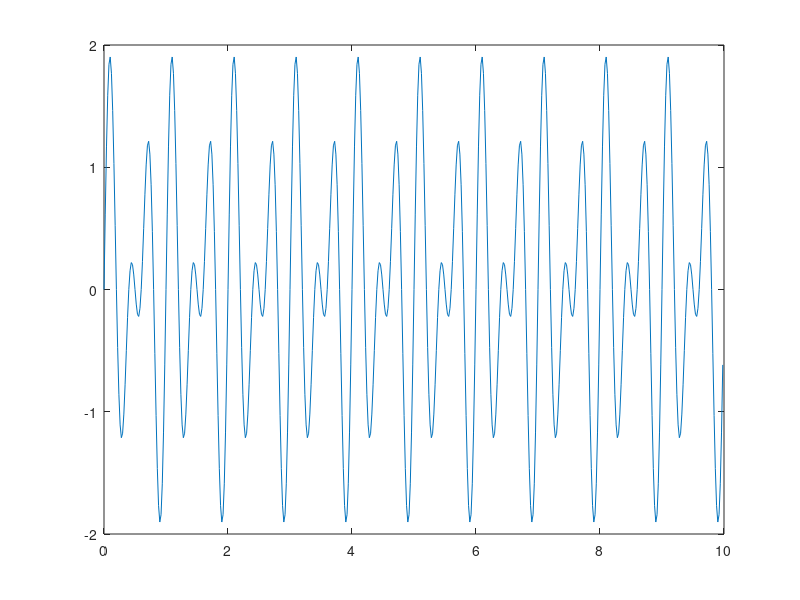

Write the MATLAB code that produced this figure.
o1 = 15;
o2 = 20;

t = 0:1/50:10-1/50;                     
x = sin(2*pi*2*t) + sin(2*pi*3*t);
plot(t,x);
y = fft(x);
n = length(y)
